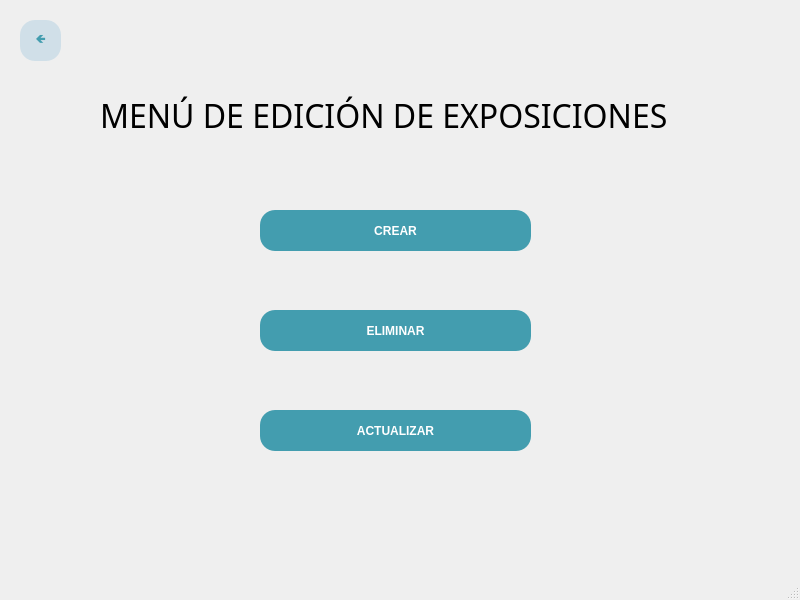
<?xml version="1.0" encoding="UTF-8"?>
<ui version="4.0">
 <class>MainWindow</class>
 <widget class="QMainWindow" name="MainWindow">
  <property name="geometry">
   <rect>
    <x>0</x>
    <y>0</y>
    <width>800</width>
    <height>600</height>
   </rect>
  </property>
  <property name="windowTitle">
   <string>MainWindow</string>
  </property>
  <widget class="QWidget" name="centralwidget">
   <widget class="QPushButton" name="BotonEliminar">
    <property name="geometry">
     <rect>
      <x>260</x>
      <y>310</y>
      <width>271</width>
      <height>41</height>
     </rect>
    </property>
    <property name="palette">
     <palette>
      <active>
       <colorrole role="WindowText">
        <brush brushstyle="SolidPattern">
         <color alpha="255">
          <red>255</red>
          <green>255</green>
          <blue>255</blue>
         </color>
        </brush>
       </colorrole>
       <colorrole role="Button">
        <brush brushstyle="SolidPattern">
         <color alpha="255">
          <red>67</red>
          <green>157</green>
          <blue>175</blue>
         </color>
        </brush>
       </colorrole>
       <colorrole role="Text">
        <brush brushstyle="SolidPattern">
         <color alpha="255">
          <red>255</red>
          <green>255</green>
          <blue>255</blue>
         </color>
        </brush>
       </colorrole>
       <colorrole role="ButtonText">
        <brush brushstyle="SolidPattern">
         <color alpha="255">
          <red>255</red>
          <green>255</green>
          <blue>255</blue>
         </color>
        </brush>
       </colorrole>
       <colorrole role="Base">
        <brush brushstyle="SolidPattern">
         <color alpha="255">
          <red>67</red>
          <green>157</green>
          <blue>175</blue>
         </color>
        </brush>
       </colorrole>
       <colorrole role="Window">
        <brush brushstyle="SolidPattern">
         <color alpha="255">
          <red>67</red>
          <green>157</green>
          <blue>175</blue>
         </color>
        </brush>
       </colorrole>
      </active>
      <inactive>
       <colorrole role="WindowText">
        <brush brushstyle="SolidPattern">
         <color alpha="255">
          <red>255</red>
          <green>255</green>
          <blue>255</blue>
         </color>
        </brush>
       </colorrole>
       <colorrole role="Button">
        <brush brushstyle="SolidPattern">
         <color alpha="255">
          <red>67</red>
          <green>157</green>
          <blue>175</blue>
         </color>
        </brush>
       </colorrole>
       <colorrole role="Text">
        <brush brushstyle="SolidPattern">
         <color alpha="255">
          <red>255</red>
          <green>255</green>
          <blue>255</blue>
         </color>
        </brush>
       </colorrole>
       <colorrole role="ButtonText">
        <brush brushstyle="SolidPattern">
         <color alpha="255">
          <red>255</red>
          <green>255</green>
          <blue>255</blue>
         </color>
        </brush>
       </colorrole>
       <colorrole role="Base">
        <brush brushstyle="SolidPattern">
         <color alpha="255">
          <red>67</red>
          <green>157</green>
          <blue>175</blue>
         </color>
        </brush>
       </colorrole>
       <colorrole role="Window">
        <brush brushstyle="SolidPattern">
         <color alpha="255">
          <red>67</red>
          <green>157</green>
          <blue>175</blue>
         </color>
        </brush>
       </colorrole>
      </inactive>
      <disabled>
       <colorrole role="WindowText">
        <brush brushstyle="SolidPattern">
         <color alpha="255">
          <red>255</red>
          <green>255</green>
          <blue>255</blue>
         </color>
        </brush>
       </colorrole>
       <colorrole role="Button">
        <brush brushstyle="SolidPattern">
         <color alpha="255">
          <red>67</red>
          <green>157</green>
          <blue>175</blue>
         </color>
        </brush>
       </colorrole>
       <colorrole role="Text">
        <brush brushstyle="SolidPattern">
         <color alpha="255">
          <red>255</red>
          <green>255</green>
          <blue>255</blue>
         </color>
        </brush>
       </colorrole>
       <colorrole role="ButtonText">
        <brush brushstyle="SolidPattern">
         <color alpha="255">
          <red>255</red>
          <green>255</green>
          <blue>255</blue>
         </color>
        </brush>
       </colorrole>
       <colorrole role="Base">
        <brush brushstyle="SolidPattern">
         <color alpha="255">
          <red>67</red>
          <green>157</green>
          <blue>175</blue>
         </color>
        </brush>
       </colorrole>
       <colorrole role="Window">
        <brush brushstyle="SolidPattern">
         <color alpha="255">
          <red>67</red>
          <green>157</green>
          <blue>175</blue>
         </color>
        </brush>
       </colorrole>
      </disabled>
     </palette>
    </property>
    <property name="cursor">
     <cursorShape>PointingHandCursor</cursorShape>
    </property>
    <property name="styleSheet">
     <string notr="true">background-color: rgb(67, 157, 175);
color: rgb(255, 255, 255);
font-weight: bold;
font-family: 'Verdana';
border-radius: 15px;</string>
    </property>
    <property name="text">
     <string>ELIMINAR</string>
    </property>
   </widget>
   <widget class="QPushButton" name="BotonCrear">
    <property name="geometry">
     <rect>
      <x>260</x>
      <y>210</y>
      <width>271</width>
      <height>41</height>
     </rect>
    </property>
    <property name="palette">
     <palette>
      <active>
       <colorrole role="WindowText">
        <brush brushstyle="SolidPattern">
         <color alpha="255">
          <red>255</red>
          <green>255</green>
          <blue>255</blue>
         </color>
        </brush>
       </colorrole>
       <colorrole role="Button">
        <brush brushstyle="SolidPattern">
         <color alpha="255">
          <red>67</red>
          <green>157</green>
          <blue>175</blue>
         </color>
        </brush>
       </colorrole>
       <colorrole role="Text">
        <brush brushstyle="SolidPattern">
         <color alpha="255">
          <red>255</red>
          <green>255</green>
          <blue>255</blue>
         </color>
        </brush>
       </colorrole>
       <colorrole role="ButtonText">
        <brush brushstyle="SolidPattern">
         <color alpha="255">
          <red>255</red>
          <green>255</green>
          <blue>255</blue>
         </color>
        </brush>
       </colorrole>
       <colorrole role="Base">
        <brush brushstyle="SolidPattern">
         <color alpha="255">
          <red>67</red>
          <green>157</green>
          <blue>175</blue>
         </color>
        </brush>
       </colorrole>
       <colorrole role="Window">
        <brush brushstyle="SolidPattern">
         <color alpha="255">
          <red>67</red>
          <green>157</green>
          <blue>175</blue>
         </color>
        </brush>
       </colorrole>
      </active>
      <inactive>
       <colorrole role="WindowText">
        <brush brushstyle="SolidPattern">
         <color alpha="255">
          <red>255</red>
          <green>255</green>
          <blue>255</blue>
         </color>
        </brush>
       </colorrole>
       <colorrole role="Button">
        <brush brushstyle="SolidPattern">
         <color alpha="255">
          <red>67</red>
          <green>157</green>
          <blue>175</blue>
         </color>
        </brush>
       </colorrole>
       <colorrole role="Text">
        <brush brushstyle="SolidPattern">
         <color alpha="255">
          <red>255</red>
          <green>255</green>
          <blue>255</blue>
         </color>
        </brush>
       </colorrole>
       <colorrole role="ButtonText">
        <brush brushstyle="SolidPattern">
         <color alpha="255">
          <red>255</red>
          <green>255</green>
          <blue>255</blue>
         </color>
        </brush>
       </colorrole>
       <colorrole role="Base">
        <brush brushstyle="SolidPattern">
         <color alpha="255">
          <red>67</red>
          <green>157</green>
          <blue>175</blue>
         </color>
        </brush>
       </colorrole>
       <colorrole role="Window">
        <brush brushstyle="SolidPattern">
         <color alpha="255">
          <red>67</red>
          <green>157</green>
          <blue>175</blue>
         </color>
        </brush>
       </colorrole>
      </inactive>
      <disabled>
       <colorrole role="WindowText">
        <brush brushstyle="SolidPattern">
         <color alpha="255">
          <red>255</red>
          <green>255</green>
          <blue>255</blue>
         </color>
        </brush>
       </colorrole>
       <colorrole role="Button">
        <brush brushstyle="SolidPattern">
         <color alpha="255">
          <red>67</red>
          <green>157</green>
          <blue>175</blue>
         </color>
        </brush>
       </colorrole>
       <colorrole role="Text">
        <brush brushstyle="SolidPattern">
         <color alpha="255">
          <red>255</red>
          <green>255</green>
          <blue>255</blue>
         </color>
        </brush>
       </colorrole>
       <colorrole role="ButtonText">
        <brush brushstyle="SolidPattern">
         <color alpha="255">
          <red>255</red>
          <green>255</green>
          <blue>255</blue>
         </color>
        </brush>
       </colorrole>
       <colorrole role="Base">
        <brush brushstyle="SolidPattern">
         <color alpha="255">
          <red>67</red>
          <green>157</green>
          <blue>175</blue>
         </color>
        </brush>
       </colorrole>
       <colorrole role="Window">
        <brush brushstyle="SolidPattern">
         <color alpha="255">
          <red>67</red>
          <green>157</green>
          <blue>175</blue>
         </color>
        </brush>
       </colorrole>
      </disabled>
     </palette>
    </property>
    <property name="cursor">
     <cursorShape>PointingHandCursor</cursorShape>
    </property>
    <property name="styleSheet">
     <string notr="true">background-color: rgb(67, 157, 175);
color: rgb(255, 255, 255);
font-weight: bold;
font-family: 'Verdana';
border-radius: 15px;</string>
    </property>
    <property name="text">
     <string>CREAR</string>
    </property>
   </widget>
   <widget class="QPushButton" name="BotonActualizar">
    <property name="geometry">
     <rect>
      <x>260</x>
      <y>410</y>
      <width>271</width>
      <height>41</height>
     </rect>
    </property>
    <property name="palette">
     <palette>
      <active>
       <colorrole role="WindowText">
        <brush brushstyle="SolidPattern">
         <color alpha="255">
          <red>255</red>
          <green>255</green>
          <blue>255</blue>
         </color>
        </brush>
       </colorrole>
       <colorrole role="Button">
        <brush brushstyle="SolidPattern">
         <color alpha="255">
          <red>67</red>
          <green>157</green>
          <blue>175</blue>
         </color>
        </brush>
       </colorrole>
       <colorrole role="Text">
        <brush brushstyle="SolidPattern">
         <color alpha="255">
          <red>255</red>
          <green>255</green>
          <blue>255</blue>
         </color>
        </brush>
       </colorrole>
       <colorrole role="ButtonText">
        <brush brushstyle="SolidPattern">
         <color alpha="255">
          <red>255</red>
          <green>255</green>
          <blue>255</blue>
         </color>
        </brush>
       </colorrole>
       <colorrole role="Base">
        <brush brushstyle="SolidPattern">
         <color alpha="255">
          <red>67</red>
          <green>157</green>
          <blue>175</blue>
         </color>
        </brush>
       </colorrole>
       <colorrole role="Window">
        <brush brushstyle="SolidPattern">
         <color alpha="255">
          <red>67</red>
          <green>157</green>
          <blue>175</blue>
         </color>
        </brush>
       </colorrole>
      </active>
      <inactive>
       <colorrole role="WindowText">
        <brush brushstyle="SolidPattern">
         <color alpha="255">
          <red>255</red>
          <green>255</green>
          <blue>255</blue>
         </color>
        </brush>
       </colorrole>
       <colorrole role="Button">
        <brush brushstyle="SolidPattern">
         <color alpha="255">
          <red>67</red>
          <green>157</green>
          <blue>175</blue>
         </color>
        </brush>
       </colorrole>
       <colorrole role="Text">
        <brush brushstyle="SolidPattern">
         <color alpha="255">
          <red>255</red>
          <green>255</green>
          <blue>255</blue>
         </color>
        </brush>
       </colorrole>
       <colorrole role="ButtonText">
        <brush brushstyle="SolidPattern">
         <color alpha="255">
          <red>255</red>
          <green>255</green>
          <blue>255</blue>
         </color>
        </brush>
       </colorrole>
       <colorrole role="Base">
        <brush brushstyle="SolidPattern">
         <color alpha="255">
          <red>67</red>
          <green>157</green>
          <blue>175</blue>
         </color>
        </brush>
       </colorrole>
       <colorrole role="Window">
        <brush brushstyle="SolidPattern">
         <color alpha="255">
          <red>67</red>
          <green>157</green>
          <blue>175</blue>
         </color>
        </brush>
       </colorrole>
      </inactive>
      <disabled>
       <colorrole role="WindowText">
        <brush brushstyle="SolidPattern">
         <color alpha="255">
          <red>255</red>
          <green>255</green>
          <blue>255</blue>
         </color>
        </brush>
       </colorrole>
       <colorrole role="Button">
        <brush brushstyle="SolidPattern">
         <color alpha="255">
          <red>67</red>
          <green>157</green>
          <blue>175</blue>
         </color>
        </brush>
       </colorrole>
       <colorrole role="Text">
        <brush brushstyle="SolidPattern">
         <color alpha="255">
          <red>255</red>
          <green>255</green>
          <blue>255</blue>
         </color>
        </brush>
       </colorrole>
       <colorrole role="ButtonText">
        <brush brushstyle="SolidPattern">
         <color alpha="255">
          <red>255</red>
          <green>255</green>
          <blue>255</blue>
         </color>
        </brush>
       </colorrole>
       <colorrole role="Base">
        <brush brushstyle="SolidPattern">
         <color alpha="255">
          <red>67</red>
          <green>157</green>
          <blue>175</blue>
         </color>
        </brush>
       </colorrole>
       <colorrole role="Window">
        <brush brushstyle="SolidPattern">
         <color alpha="255">
          <red>67</red>
          <green>157</green>
          <blue>175</blue>
         </color>
        </brush>
       </colorrole>
      </disabled>
     </palette>
    </property>
    <property name="cursor">
     <cursorShape>PointingHandCursor</cursorShape>
    </property>
    <property name="styleSheet">
     <string notr="true">background-color: rgb(67, 157, 175);
color: rgb(255, 255, 255);
font-weight: bold;
font-family: 'Verdana';
border-radius: 15px;</string>
    </property>
    <property name="text">
     <string>ACTUALIZAR</string>
    </property>
   </widget>
   <widget class="QLabel" name="Titulo">
    <property name="geometry">
     <rect>
      <x>100</x>
      <y>70</y>
      <width>601</width>
      <height>91</height>
     </rect>
    </property>
    <property name="font">
     <font>
      <family>Bell MT</family>
      <pointsize>24</pointsize>
      <weight>50</weight>
      <bold>false</bold>
     </font>
    </property>
    <property name="text">
     <string>MENÚ DE EDICIÓN DE EXPOSICIONES</string>
    </property>
   </widget>
   <widget class="QPushButton" name="BotonHome">
    <property name="geometry">
     <rect>
      <x>20</x>
      <y>20</y>
      <width>41</width>
      <height>41</height>
     </rect>
    </property>
    <property name="palette">
     <palette>
      <active>
       <colorrole role="WindowText">
        <brush brushstyle="SolidPattern">
         <color alpha="255">
          <red>67</red>
          <green>157</green>
          <blue>175</blue>
         </color>
        </brush>
       </colorrole>
       <colorrole role="Button">
        <brush brushstyle="SolidPattern">
         <color alpha="255">
          <red>208</red>
          <green>223</green>
          <blue>232</blue>
         </color>
        </brush>
       </colorrole>
       <colorrole role="Text">
        <brush brushstyle="SolidPattern">
         <color alpha="255">
          <red>67</red>
          <green>157</green>
          <blue>175</blue>
         </color>
        </brush>
       </colorrole>
       <colorrole role="ButtonText">
        <brush brushstyle="SolidPattern">
         <color alpha="255">
          <red>67</red>
          <green>157</green>
          <blue>175</blue>
         </color>
        </brush>
       </colorrole>
       <colorrole role="Base">
        <brush brushstyle="SolidPattern">
         <color alpha="255">
          <red>208</red>
          <green>223</green>
          <blue>232</blue>
         </color>
        </brush>
       </colorrole>
       <colorrole role="Window">
        <brush brushstyle="SolidPattern">
         <color alpha="255">
          <red>208</red>
          <green>223</green>
          <blue>232</blue>
         </color>
        </brush>
       </colorrole>
      </active>
      <inactive>
       <colorrole role="WindowText">
        <brush brushstyle="SolidPattern">
         <color alpha="255">
          <red>67</red>
          <green>157</green>
          <blue>175</blue>
         </color>
        </brush>
       </colorrole>
       <colorrole role="Button">
        <brush brushstyle="SolidPattern">
         <color alpha="255">
          <red>208</red>
          <green>223</green>
          <blue>232</blue>
         </color>
        </brush>
       </colorrole>
       <colorrole role="Text">
        <brush brushstyle="SolidPattern">
         <color alpha="255">
          <red>67</red>
          <green>157</green>
          <blue>175</blue>
         </color>
        </brush>
       </colorrole>
       <colorrole role="ButtonText">
        <brush brushstyle="SolidPattern">
         <color alpha="255">
          <red>67</red>
          <green>157</green>
          <blue>175</blue>
         </color>
        </brush>
       </colorrole>
       <colorrole role="Base">
        <brush brushstyle="SolidPattern">
         <color alpha="255">
          <red>208</red>
          <green>223</green>
          <blue>232</blue>
         </color>
        </brush>
       </colorrole>
       <colorrole role="Window">
        <brush brushstyle="SolidPattern">
         <color alpha="255">
          <red>208</red>
          <green>223</green>
          <blue>232</blue>
         </color>
        </brush>
       </colorrole>
      </inactive>
      <disabled>
       <colorrole role="WindowText">
        <brush brushstyle="SolidPattern">
         <color alpha="255">
          <red>67</red>
          <green>157</green>
          <blue>175</blue>
         </color>
        </brush>
       </colorrole>
       <colorrole role="Button">
        <brush brushstyle="SolidPattern">
         <color alpha="255">
          <red>208</red>
          <green>223</green>
          <blue>232</blue>
         </color>
        </brush>
       </colorrole>
       <colorrole role="Text">
        <brush brushstyle="SolidPattern">
         <color alpha="255">
          <red>67</red>
          <green>157</green>
          <blue>175</blue>
         </color>
        </brush>
       </colorrole>
       <colorrole role="ButtonText">
        <brush brushstyle="SolidPattern">
         <color alpha="255">
          <red>67</red>
          <green>157</green>
          <blue>175</blue>
         </color>
        </brush>
       </colorrole>
       <colorrole role="Base">
        <brush brushstyle="SolidPattern">
         <color alpha="255">
          <red>208</red>
          <green>223</green>
          <blue>232</blue>
         </color>
        </brush>
       </colorrole>
       <colorrole role="Window">
        <brush brushstyle="SolidPattern">
         <color alpha="255">
          <red>208</red>
          <green>223</green>
          <blue>232</blue>
         </color>
        </brush>
       </colorrole>
      </disabled>
     </palette>
    </property>
    <property name="cursor">
     <cursorShape>PointingHandCursor</cursorShape>
    </property>
    <property name="styleSheet">
     <string notr="true">background-color: rgb(208, 223, 232);
color:rgb(67, 157, 175);
font-weight: bold;
font-family: 'Verdana';
border-radius: 15px;</string>
    </property>
    <property name="text">
     <string>🡸</string>
    </property>
   </widget>
  </widget>
  <widget class="QMenuBar" name="menubar">
   <property name="geometry">
    <rect>
     <x>0</x>
     <y>0</y>
     <width>800</width>
     <height>21</height>
    </rect>
   </property>
  </widget>
  <widget class="QStatusBar" name="statusbar"/>
 </widget>
 <resources/>
 <connections/>
</ui>
